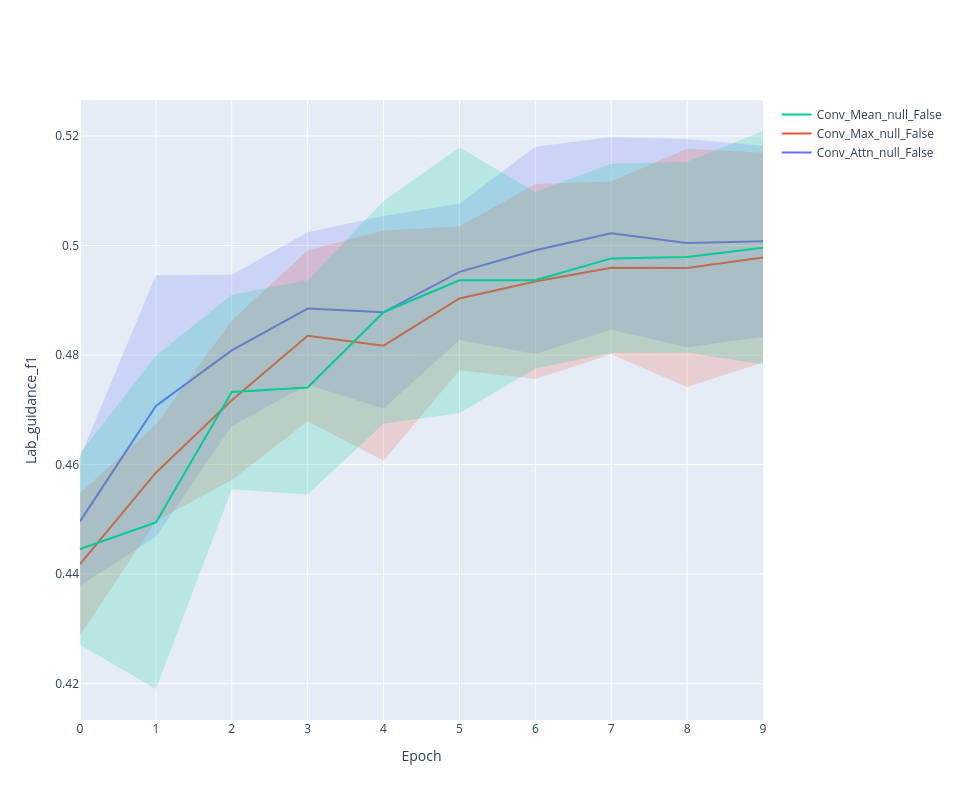

Here is the notebook cell this chart was saved with:
### Code cell
line_plot(history, 'lab_guidance_f1')

### Figure 1 — Plotly figure (JSON) as saved in the notebook; plotly's stock layout.template omitted (floating-point values rounded to 4 significant figures)
{"data": [{"line": {"color": "#636EFA"}, "mode": "lines", "name": "Conv_Attn_null_False", "type": "scatter", "x": [0, 1, 2, 3, 4, 5, 6, 7, 8, 9], "y": [0.4496, 0.4707, 0.4808, 0.4885, 0.4878, 0.4952, 0.4991, 0.5022, 0.5005, 0.5008]}, {"line": {"width": 0}, "marker": {"color": "#444"}, "mode": "lines", "showlegend": false, "type": "scatter", "x": [0, 1, 2, 3, 4, 5, 6, 7, 8, 9], "y": [0.4613, 0.4946, 0.4947, 0.5024, 0.5054, 0.5076, 0.5181, 0.5198, 0.5195, 0.5182]}, {"fill": "tonexty", "fillcolor": "rgba(99, 110, 250,0.2)", "line": {"width": 0}, "marker": {"color": "#444"}, "mode": "lines", "showlegend": false, "type": "scatter", "x": [0, 1, 2, 3, 4, 5, 6, 7, 8, 9], "y": [0.4379, 0.4468, 0.467, 0.4746, 0.4702, 0.4827, 0.4802, 0.4846, 0.4814, 0.4833]}, {"line": {"color": "#EF553B"}, "mode": "lines", "name": "Conv_Max_null_False", "type": "scatter", "x": [0, 1, 2, 3, 4, 5, 6, 7, 8, 9], "y": [0.4418, 0.4585, 0.4717, 0.4835, 0.4817, 0.4903, 0.4934, 0.4959, 0.4959, 0.4978]}, {"line": {"width": 0}, "marker": {"color": "#444"}, "mode": "lines", "showlegend": false, "type": "scatter", "x": [0, 1, 2, 3, 4, 5, 6, 7, 8, 9], "y": [0.4548, 0.4673, 0.4863, 0.4991, 0.5027, 0.5035, 0.5112, 0.5117, 0.5177, 0.5169]}, {"fill": "tonexty", "fillcolor": "rgba(239, 85, 59,0.2)", "line": {"width": 0}, "marker": {"color": "#444"}, "mode": "lines", "showlegend": false, "type": "scatter", "x": [0, 1, 2, 3, 4, 5, 6, 7, 8, 9], "y": [0.4288, 0.4497, 0.4572, 0.4679, 0.4607, 0.4772, 0.4756, 0.4802, 0.4742, 0.4787]}, {"line": {"color": "#00CC96"}, "mode": "lines", "name": "Conv_Mean_null_False", "type": "scatter", "x": [0, 1, 2, 3, 4, 5, 6, 7, 8, 9], "y": [0.4446, 0.4494, 0.4733, 0.4741, 0.4878, 0.4936, 0.4937, 0.4976, 0.4979, 0.4996]}, {"line": {"width": 0}, "marker": {"color": "#444"}, "mode": "lines", "showlegend": false, "type": "scatter", "x": [0, 1, 2, 3, 4, 5, 6, 7, 8, 9], "y": [0.462, 0.4799, 0.491, 0.4937, 0.5081, 0.5179, 0.5098, 0.5149, 0.5153, 0.5209]}, {"fill": "tonexty", "fillcolor": "rgba(0, 204, 150,0.2)", "line": {"width": 0}, "marker": {"color": "#444"}, "mode": "lines", "showlegend": false, "type": "scatter", "x": [0, 1, 2, 3, 4, 5, 6, 7, 8, 9], "y": [0.4271, 0.419, 0.4555, 0.4545, 0.4675, 0.4694, 0.4776, 0.4804, 0.4805, 0.4783]}], "layout": {"height": 800, "width": 960, "xaxis": {"title": {"text": "Epoch"}}, "yaxis": {"title": {"text": "Lab_guidance_f1"}}}}
